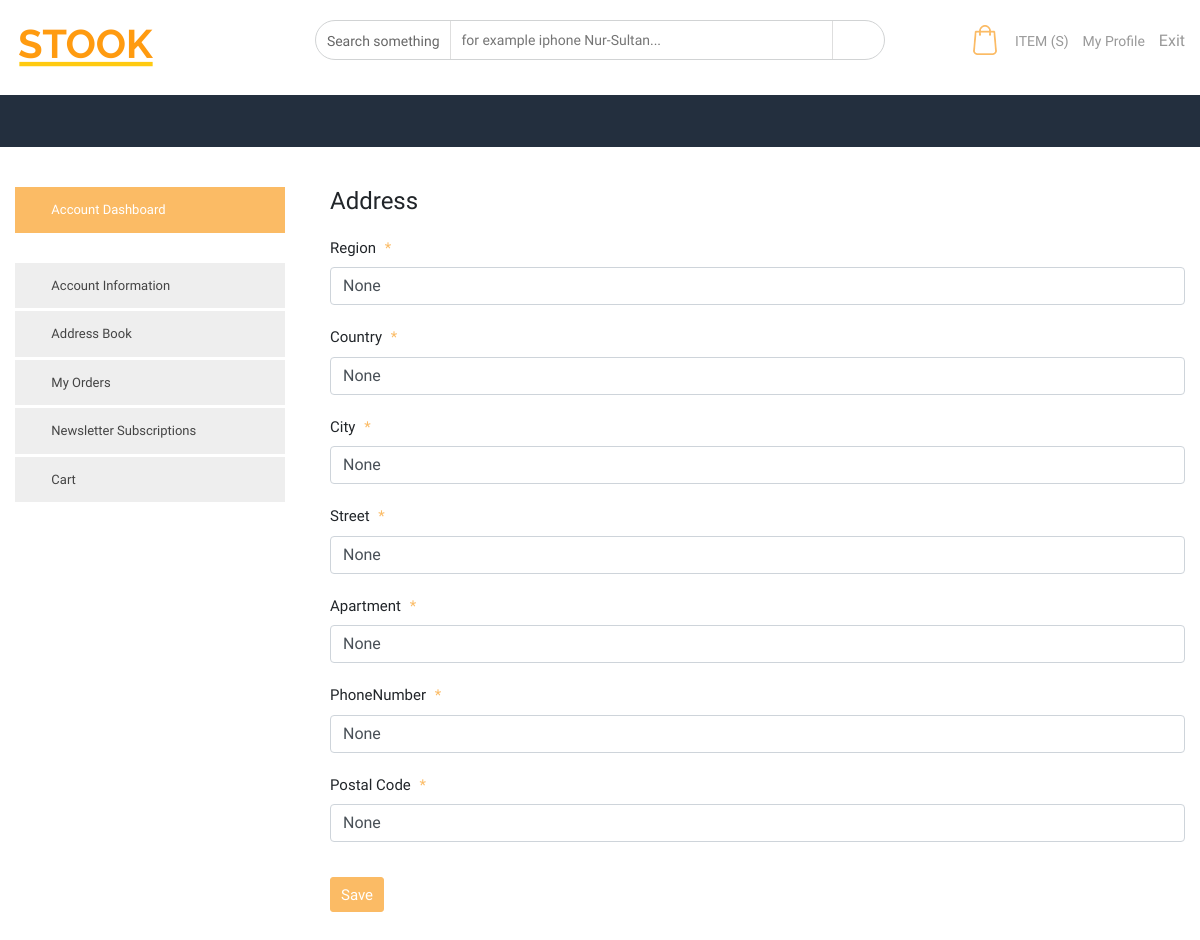
Page /account_new_address/ (signed in) on the earlier database version.
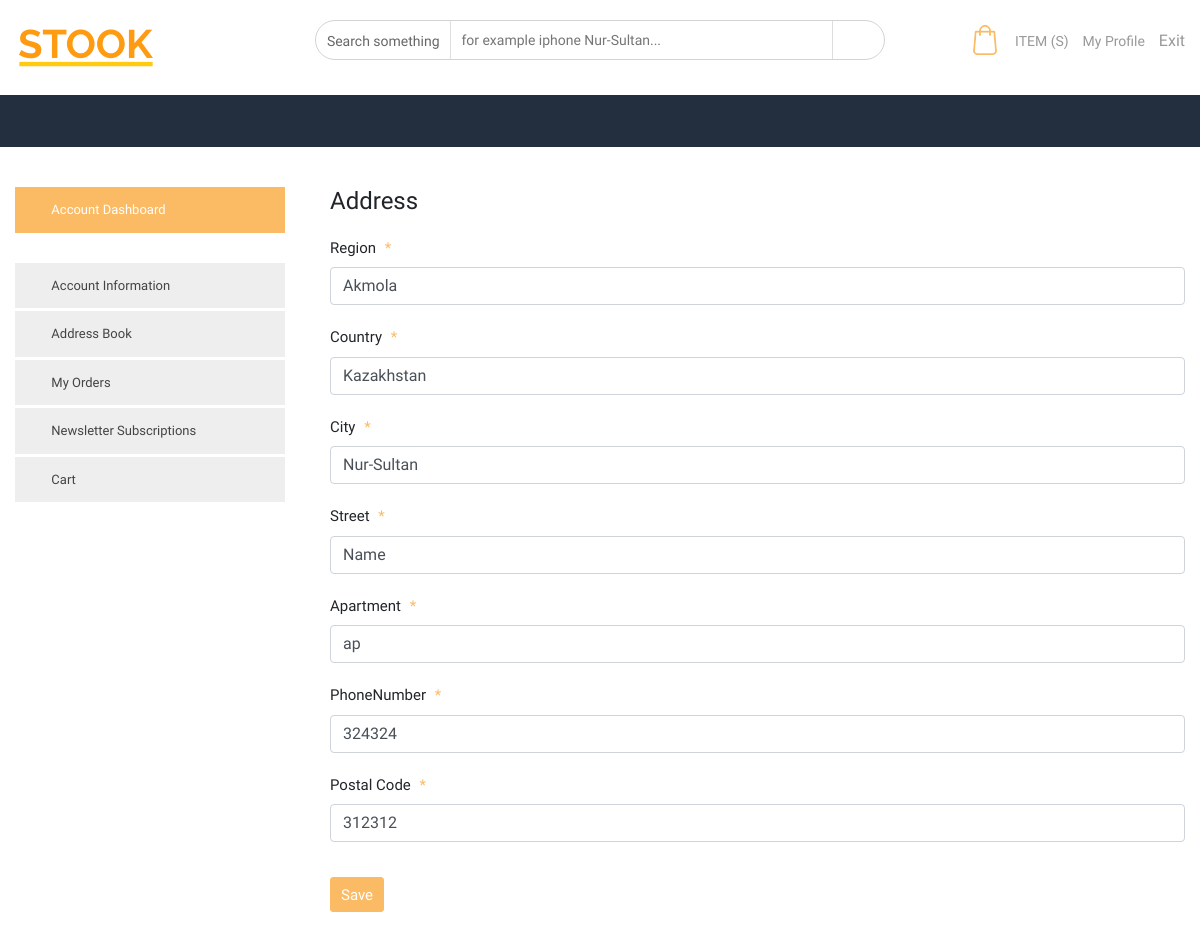
Same page on the later database version.
### users/models.py (models this page shows, shortened)
class UserProfile(models.Model):
    user = models.OneToOneField(User, on_delete=models.CASCADE)
    first_name = models.CharField(max_length=200, null=True, blank=True)
    last_name = models.CharField(max_length=200, null=True, blank=True)
    username = models.CharField(max_length=200, null=False)
    phone_number = models.CharField(max_length=100, null=True, blank=True)
    country = models.CharField(max_length=200, null=True, blank=True)
    region = models.CharField(max_length=200, null=True, blank=True)
    city = models.CharField(max_length=200, null=True, blank=True)
    street = models.CharField(max_length=200, null=True, blank=True)
    postal_cofde = models.CharField(max_length=200, null=True, blank=True)
    apartment = models.CharField(max_length=200, null=True, blank=True)
    profile_pic = models.ImageField(blank=True, null=True)
    bio = models.TextField(null=True, blank=True)
    email_verified = models.BooleanField(default=False)
    is_admin = models.BooleanField(default=False)
    is_moderator = models.BooleanField(default=False)
    is_manager = models.BooleanField(default=False)
    is_supplier = models.BooleanField(default=False)
    date_created = models.DateTimeField(auto_now_add=True)

### users/views.py (the view, shortened to what this page needs)
# urls.py: path('account_new_address/',account_new,name='account_new'),
@login_required(login_url='signin')
def account_new(request):
    user = UserProfile.objects.get(username=request.user.username)
    if request.POST.get('logout'):
        logout(request)
        return redirect('/signin')
    context = {
        "region" : user.region,
        "country" : user.country,
        "street" : user.street,
        "city" :   user.city,
        "postal" : user.postal_cofde,
        "apartment" :   user.apartment,
        "phone" : user.phone_number
    }
    return render(request, "users/account-new-address.html",context=context)

### users/templates/users/account-new-address.html (shortened to what this page needs)
{% extends 'users/_header.html' %}
    {% block main %}
  {%load static%}
    <div class="internal-main-content">
        <div class="container">
            <div class="row">
                <div class="col-12 col-md-4 col-lg-3">
                    <div class="main-side">
                        <div class="profile-links">
                            <ul>
                                <li class="active">
                                    <a href="{% url 'account_info' %}"> <i class="icofont-user"></i> Account Dashboard </a>
                                </li>
                                <li>
                                    <a href="{% url 'account_info' %}"> <i class="icofont-info"></i>  Account Information </a>
                                </li>
                                <li>
                                    <a href="{% url 'account_address' %}"> <i class="icofont-paper-plane"></i> Address Book  </a>
                                </li>
                                <li>
                                    <a href="{% url 'account_orders' %}"> <i class="icofont-numbered"></i> My Orders </a>
                                </li>
                                <li>
                                    <a href="{% url 'account_news' %}"> <i class="icofont-envelope-open"></i> Newsletter Subscriptions </a>
                                </li>
                                <li>
                                    <a href="{% url 'account_wishlsit' %}"> <i class="icofont-cart"></i> Cart </a>
                                </li>
                            </ul>
                        </div>
                    </div>
                </div>
                <div class="col-12 col-md-8 col-lg-9">
                    <div class="profile-content">
                        <form method="POST">
                            <h4> Address </h4>
                            <div class="field required-field">
                               <div class="field required-field">
                                    <label> Region  </label>
                                    <input type="text" name="region" class="form-control" value={{region}}>
                                </div>
                                <div class="field required-field">
                                    <label> Country  </label>
                                    <input type="text" name="country" class="form-control" value={{country}}>
                                </div>
                                <div class="field required-field">
                                    <label> City  </label>
                                    <input type="text" name="city" class="form-control" value={{city}}>
                                </div>
                                <label> Street </label>
                                <input type="text" name="street" class="form-control" value={{street}}>
                            </div>
                            <div class="field required-field">
                                <label> Apartment  </label>
                                <input type="text" name="apartment" class="form-control" value={{apartment}}>
                            </div>
                            <div class="field required-field">
                                <label> PhoneNumber  </label>
                                <input type="text" name="phone" class="form-control" value={{phone}}>
                            </div>
                            <div class="field required-field">
                                <label> Postal Code  </label>
                                <input type="text" name="postalcode" class="form-control" value={{postal}}>
                            </div>
                            <input type="submit"  class="btn btn-orange" name="savee" value="Save">
                        </form>
                    </div>
                </div>
            </div>
        </div>
    </div>
{%endblock%}

Differences in the rows shown:
now on this page (row edited): UserProfile: region "Akmola", country "Kazakhstan", city "Nur-Sultan", street "Name", apartment "ap", phone "324324", postalcode "312312"
Other differences:
form field region: "None" → (not shown)
form field country: "None" → (not shown)
form field city: "None" → (not shown)
form field street: "None" → (not shown)
form field apartment: "None" → (not shown)
form field phone: "None" → (not shown)
form field postalcode: "None" → (not shown)
